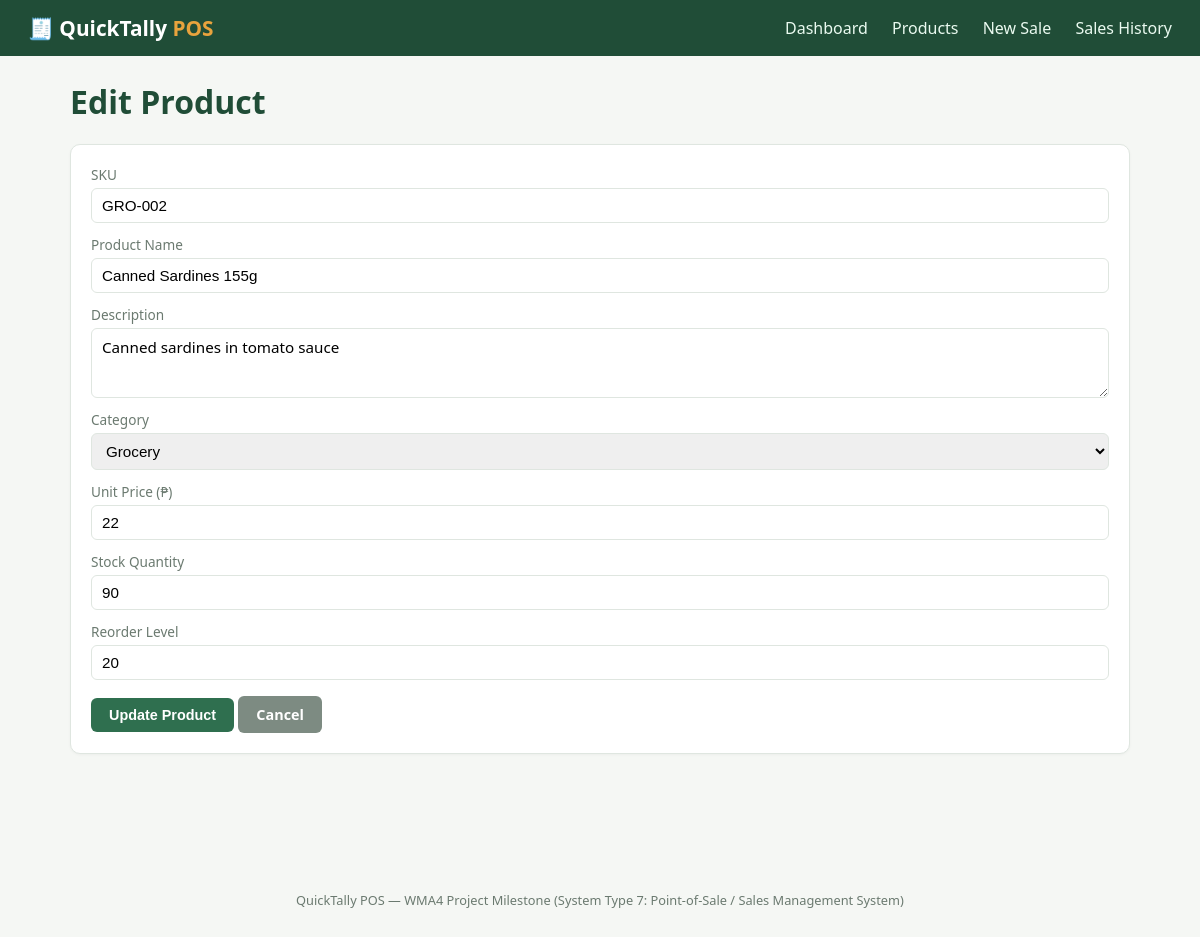
Page /product_form.php?id=6 on the committed database.
### tables this page shows
CREATE TABLE products (
    product_id      INT AUTO_INCREMENT PRIMARY KEY,
    category_id     INT NOT NULL,
    sku             VARCHAR(30) NOT NULL UNIQUE,
    product_name    VARCHAR(150) NOT NULL,
    description     VARCHAR(255) DEFAULT NULL,
    unit_price      DECIMAL(10,2) NOT NULL,
    stock_quantity  INT NOT NULL DEFAULT 0,
    reorder_level   INT NOT NULL DEFAULT 10,
    created_at      TIMESTAMP DEFAULT CURRENT_TIMESTAMP,
    updated_at      TIMESTAMP DEFAULT CURRENT_TIMESTAMP ON UPDATE CURRENT_TIMESTAMP,
    CONSTRAINT fk_products_category
        FOREIGN KEY (category_id) REFERENCES categories(category_id)
        ON UPDATE CASCADE ON DELETE RESTRICT
);

CREATE TABLE categories (
    category_id     INT AUTO_INCREMENT PRIMARY KEY,
    category_name   VARCHAR(100) NOT NULL UNIQUE,
    description     VARCHAR(255) DEFAULT NULL,
    created_at      TIMESTAMP DEFAULT CURRENT_TIMESTAMP
);

### classes/Product.php (called while the page is built, shortened)
<?php
class Product extends BaseModel
{
    private int $categoryId;
    private string $sku;
    private string $productName;
    private ?string $description;
    private float $unitPrice;
    private int $stockQuantity;
    private int $reorderLevel;
    public function __construct(
        ?int $productId = null,
        int $categoryId = 0,
        string $sku = '',
        string $productName = '',
        ?string $description = null,
        float $unitPrice = 0.0,
        int $stockQuantity = 0,
        int $reorderLevel = 10
    ) {
        $this->categoryId    = $categoryId;
        $this->sku           = $sku;
        $this->productName   = $productName;
        $this->description   = $description;
        $this->unitPrice     = $unitPrice;
        $this->stockQuantity = $stockQuantity;
        $this->reorderLevel  = $reorderLevel;
    }
    public function getCategoryId(): int { return $this->categoryId; }
    public function getSku(): string { return $this->sku; }
    public function getProductName(): string { return $this->productName; }
    public function getDescription(): ?string { return $this->description; }
    public function getUnitPrice(): float { return $this->unitPrice; }
    public function getStockQuantity(): int { return $this->stockQuantity; }
    public function getReorderLevel(): int { return $this->reorderLevel; }
    public static function findById(int $id): ?self
    {
        $db = Database::getConnection();
        $stmt = $db->prepare(
            'SELECT p.*, c.category_name FROM products p
              JOIN categories c ON c.category_id = p.category_id
             WHERE p.product_id = :id'
        );
        $stmt->execute([':id' => $id]);
        $row = $stmt->fetch();
        return $row ? self::hydrate($row) : null;
    }
    private static function hydrate(array $row): self
    {
        $product = new self(
            (int) $row['product_id'],
            (int) $row['category_id'],
            $row['sku'],
            $row['product_name'],
            $row['description'],
            (float) $row['unit_price'],
            (int) $row['stock_quantity'],
            (int) $row['reorder_level']
        );
        if (isset($row['category_name'])) {
            $product->categoryName = $row['category_name'];
        }
        return $product;
    }
}

### classes/Database.php (called while the page is built, shortened)
<?php
class Database
{
    private static ?PDO $instance = null;
    public static function getConnection(): PDO
    {
        if (self::$instance === null) {
            try {
                $dsn = 'mysql:host=' . DB_HOST . ';dbname=' . DB_NAME . ';charset=utf8mb4';
                self::$instance = new PDO($dsn, DB_USER, DB_PASS, [
                    PDO::ATTR_ERRMODE            => PDO::ERRMODE_EXCEPTION,
                    PDO::ATTR_DEFAULT_FETCH_MODE => PDO::FETCH_ASSOC,
                    PDO::ATTR_EMULATE_PREPARES   => false,
                ]);
            } catch (PDOException $e) {
                die('Database connection failed: ' . htmlspecialchars($e->getMessage()));
            }
        }
        return self::$instance;
    }
}

### classes/Category.php (called while the page is built, shortened)
<?php
class Category extends BaseModel
{
    private ?int $categoryId;
    private string $categoryName;
    public function __construct(?int $categoryId = null, string $categoryName = '', ?string $description = null)
    {
        $this->categoryId = $categoryId;
        $this->categoryName = $categoryName;
    }
    public function getCategoryId(): ?int
    {
        return $this->categoryId;
    }
    public function getCategoryName(): string
    {
        return $this->categoryName;
    }
    public static function findAll(): array
    {
        $db = Database::getConnection();
        $stmt = $db->query('SELECT * FROM categories ORDER BY category_name ASC');
        $rows = $stmt->fetchAll();
        $categories = [];
        foreach ($rows as $row) {
            $categories[] = new self((int) $row['category_id'], $row['category_name'], $row['description']);
        }
        return $categories;
    }
}

### product_form.php (the view, shortened to what this page needs)
<?php
require_once __DIR__ . '/classes/Product.php';
require_once __DIR__ . '/classes/Category.php';
$id = isset($_GET['id']) ? (int) $_GET['id'] : (isset($_POST['id']) ? (int) $_POST['id'] : null);
$isEdit = $id !== null && $id > 0;
$categories = Category::findAll();
$form = [
    'sku' => '', 'product_name' => '', 'description' => '',
    'category_id' => $categories[0]->getCategoryId() ?? 0,
    'unit_price' => '', 'stock_quantity' => '', 'reorder_level' => 10,
];
if ($isEdit && $_SERVER['REQUEST_METHOD'] !== 'POST') {
    $existing = Product::findById($id);
    $form = [
        'sku' => $existing->getSku(),
        'product_name' => $existing->getProductName(),
        'description' => $existing->getDescription() ?? '',
        'category_id' => $existing->getCategoryId(),
        'unit_price' => $existing->getUnitPrice(),
        'stock_quantity' => $existing->getStockQuantity(),
        'reorder_level' => $existing->getReorderLevel(),
    ];
}
require __DIR__ . '/includes/header.php';
?>
<h1><?= $isEdit ? 'Edit Product' : 'Add New Product' ?></h1>
<div class="card">
    <form method="post" action="product_form.php">
        <div class="field" style="margin-bottom:12px;">
            <label for="sku">SKU</label>
            <input type="text" id="sku" name="sku" value="<?= htmlspecialchars($form['sku']) ?>" required>
        </div>
        <div class="field" style="margin-bottom:12px;">
            <label for="product_name">Product Name</label>
            <input type="text" id="product_name" name="product_name" value="<?= htmlspecialchars($form['product_name']) ?>" required>
        </div>
        <div class="field" style="margin-bottom:12px;">
            <label for="description">Description</label>
            <textarea id="description" name="description"><?= htmlspecialchars($form['description']) ?></textarea>
        </div>
        <div class="field" style="margin-bottom:12px;">
            <label for="category_id">Category</label>
            <select id="category_id" name="category_id" required>
                <?php foreach ($categories as $c): ?>
                    <option value="<?= $c->getCategoryId() ?>" <?= (int) $form['category_id'] === $c->getCategoryId() ? 'selected' : '' ?>>
                        <?= htmlspecialchars($c->getCategoryName()) ?>
                    </option>
                <?php endforeach; ?>
            </select>
        </div>
        <div class="field" style="margin-bottom:12px;">
            <label for="unit_price">Unit Price (₱)</label>
            <input type="number" step="0.01" min="0" id="unit_price" name="unit_price" value="<?= htmlspecialchars((string) $form['unit_price']) ?>" required>
        </div>
        <div class="field" style="margin-bottom:12px;">
            <label for="stock_quantity">Stock Quantity</label>
            <input type="number" step="1" min="0" id="stock_quantity" name="stock_quantity" value="<?= htmlspecialchars((string) $form['stock_quantity']) ?>" required>
        </div>
        <div class="field" style="margin-bottom:16px;">
            <label for="reorder_level">Reorder Level</label>
            <input type="number" step="1" min="0" id="reorder_level" name="reorder_level" value="<?= htmlspecialchars((string) $form['reorder_level']) ?>" required>
        </div>
        <button type="submit" class="btn"><?= $isEdit ? 'Update Product' : 'Save Product' ?></button>
        <a href="products.php" class="btn btn-secondary">Cancel</a>
    </form>
</div>
<?php require __DIR__ . '/includes/footer.php'; ?>

### css/style.css (style rules this page uses)
:root { --primary: #2f6f4f; --primary-dark: #204d37; --accent: #e8a33d; --bg: #f5f7f4; --card: #ffffff; --text: #263229; --muted: #6b7a70; --danger: #c0392b; --border: #dfe6e0; }
* { box-sizing: border-box; }
body { margin: 0; font-family: 'Segoe UI', Roboto, Arial, sans-serif; background: var(--bg); color: var(--text); }
h1, h2, h3 { color: var(--primary-dark); }
.card { background: var(--card); border: 1px solid var(--border); border-radius: 10px; padding: 20px; margin-bottom: 20px; box-shadow: 0 1px 3px rgba(0,0,0,0.04); }
.field { display: flex; flex-direction: column; gap: 4px; }
label { font-size: 0.85rem; color: var(--muted); }
input, select, textarea { padding: 8px 10px; border: 1px solid var(--border); border-radius: 6px; font-size: 0.95rem; }
textarea { min-height: 70px; font-family: inherit; }
.btn { display: inline-block; background: var(--primary); color: #fff; border: none; padding: 9px 18px; border-radius: 6px; cursor: pointer; font-weight: 600; text-decoration: none; font-size: 0.9rem; }
.btn-secondary { background: #7d8b82; }

### rows in the picture
products: sku "GRO-002", product_name "Canned Sardines 155g", description "Canned sardines in tomato sauce", category_id "Grocery", unit_price "22", stock_quantity "90", reorder_level "20"
